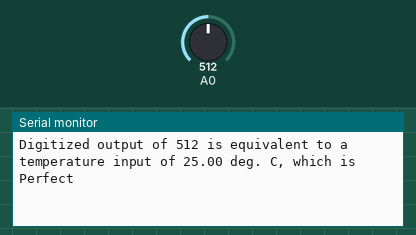
The program below on a simulated ESP8266 (Wemos D1 mini). Parts: the last lines printed to the serial monitor. Inputs (shaded band) come from the test bench; at power-on: A0 = 512.

Above: at 1.3 s.
1.4 s: A0 set to 716
At 1.9 s:
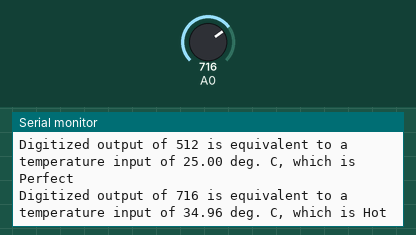
3.5 s: A0 set to 900
At 3.9 s:
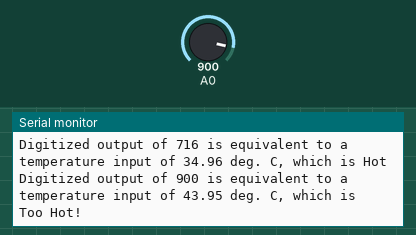
5.5 s: A0 set to 306
At 5.9 s:
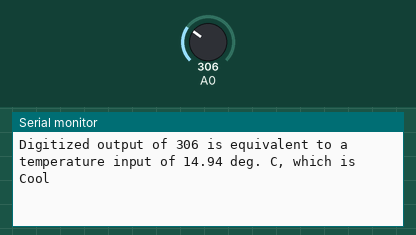
7.5 s: A0 set to 122
At 8.0 s:
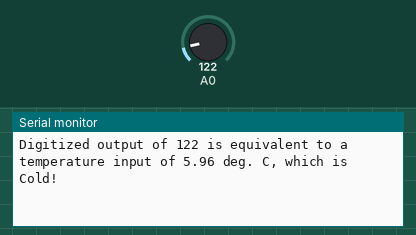

Measured:
- after the input at 1.4 s, the serial monitor: prints a new line after 0.11 s (image 1)
- after the input at 3.5 s, the serial monitor: prints a new line at once (image 2)
- after the input at 5.5 s, the serial monitor: prints a new line at once (image 3)
- after the input at 7.5 s, the serial monitor: prints a new line at once (image 4)

The program:

main.cpp
```cpp
//I, Joshua Symons-Webb, 000812836 certify that this material is my original work. No
//other person's work has been used without due acknowledgement.

#include <Arduino.h>

void setup() {
  Serial.begin(115200);
}

void loop() {
  float iVal;
  int aVal;
  float resolution;

  resolution = 50/(float)1024;
  aVal = analogRead(A0);
  iVal = resolution*aVal; //map(aVal, 0, 1023, 0, 50);

  Serial.print("Digitized output of " + String(aVal) + " is equivalent to a temperature input of " + String(iVal) + " deg. C, which is ");

  if (iVal < 10){
    Serial.println("Cold!");
  }else if (iVal > 10 && iVal <= 15){
    Serial.println("Cool");
  }else if (iVal > 15 && iVal <= 25 ){
    Serial.println("Perfect");
  }else if (iVal > 25 && iVal <= 30 ){
    Serial.println("Warm");
  }else if (iVal > 30 && iVal <= 35 ){
    Serial.println("Hot");
  }else if (iVal > 35){
    Serial.println("Too Hot!");
  }

  //Serial.println("Digitized Value = " + String(iVal));

  delay(500);
}
```
